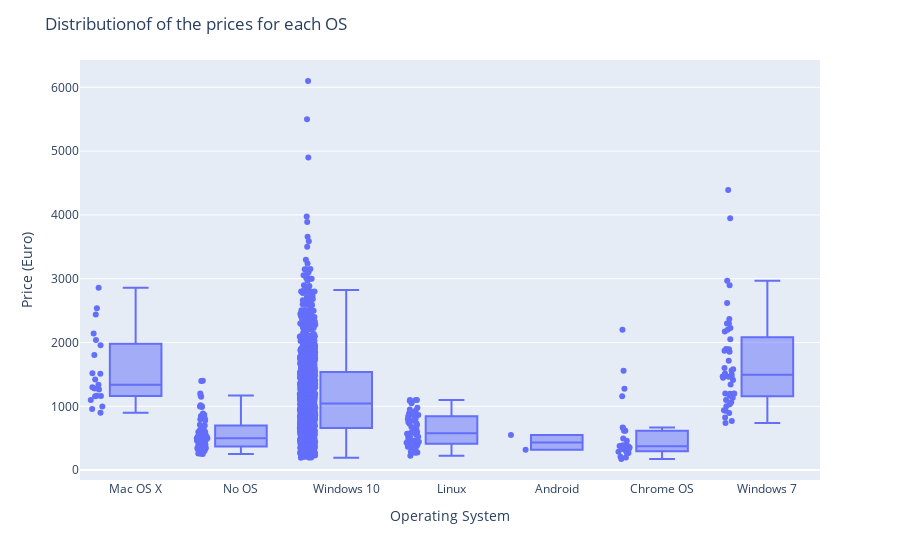

Write notebook code for a chart like this one.
### Markdown cell above
Plot for each of the operating system types the distribution of the prices, so that the
number of plots equals to the number of unique operating systems.

### Code cell
fig = px.box(laptop_price, 
        x='OpSys', 
        y='Price (Euro)', 
        points='all')
fig.update_layout(
        title="Distributionof of the prices for each OS",
        xaxis_title="Operating System",
        yaxis_title="Price (Euro)")

# Show the plot
fig.show()

### Figure 1 — Plotly figure (JSON) as saved in the notebook; plotly's stock layout.template omitted (floating-point values rounded to 4 significant figures; data arrays with more than 128 entries replaced by an {"elided": "..."} marker saying what was removed)
{"data": [{"alignmentgroup": "True", "boxpoints": "all", "hovertemplate": "OpSys=%{x}<br>Price (Euro)=%{y}<extra></extra>", "legendgroup": "", "marker": {"color": "#636efa"}, "name": "", "notched": false, "offsetgroup": "", "orientation": "v", "showlegend": false, "type": "box", "x": {"elided": "1275 str values"}, "x0": " ", "xaxis": "x", "y": {"elided": "1275 float values"}, "y0": " ", "yaxis": "y"}], "layout": {"boxmode": "group", "legend": {"tracegroupgap": 0}, "margin": {"t": 60}, "title": {"text": "Distributionof of the prices for each OS"}, "xaxis": {"anchor": "y", "domain": [0, 1], "title": {"text": "Operating System"}}, "yaxis": {"anchor": "x", "domain": [0, 1], "title": {"text": "Price (Euro)"}}}}
